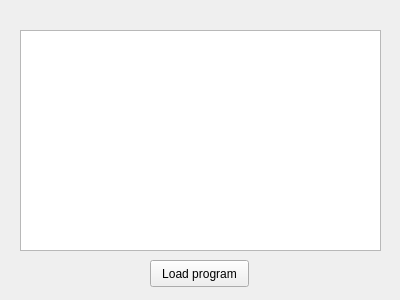
<?xml version="1.0" encoding="UTF-8"?>
<ui version="4.0">
 <class>ArmControlPluginWidget</class>
 <widget class="QWidget" name="ArmControlPluginWidget">
  <property name="geometry">
   <rect>
    <x>0</x>
    <y>0</y>
    <width>400</width>
    <height>300</height>
   </rect>
  </property>
  <property name="windowTitle">
   <string>Form</string>
  </property>
  <widget class="QPushButton" name="pushButton">
   <property name="geometry">
    <rect>
     <x>150</x>
     <y>260</y>
     <width>99</width>
     <height>27</height>
    </rect>
   </property>
   <property name="text">
    <string>Load program</string>
   </property>
  </widget>
  <widget class="QPlainTextEdit" name="plainTextEdit">
   <property name="geometry">
    <rect>
     <x>20</x>
     <y>30</y>
     <width>361</width>
     <height>221</height>
    </rect>
   </property>
  </widget>
 </widget>
 <resources/>
 <connections/>
</ui>
